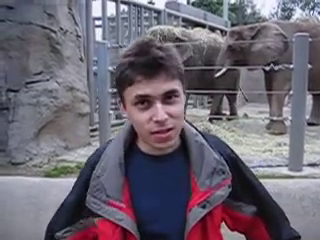
#> input picture frame 28 of input.mp4, 320 x 240 px
$ python rec.py
#> lines starting #> are read from the running program, lines starting #| are printed output that depends on the picture; after the words box and inside, x2 and y2 are one past the last pixel; in counts of white or black regions, pixels touching at a corner belong together
import cv2

# Load the video
cap = cv2.VideoCapture("input.mp4")

# Create the face classifier
face_classifier = cv2.CascadeClassifier('haarcascade_frontalface_default.xml')

# Get the video frames per second (fps) and frame size
fps = int(cap.get(cv2.CAP_PROP_FPS))
frame_size = (int(cap.get(cv2.CAP_PROP_FRAME_WIDTH)), int(cap.get(cv2.CAP_PROP_FRAME_HEIGHT)))

# Create the video writer
fourcc = cv2.VideoWriter_fourcc(*'mp4v')
out = cv2.VideoWriter('output.mp4', fourcc, fps, frame_size, isColor=True)

while True:
    # Read the frame
    ret, frame = cap.read()
#> frame is the input picture: shape (240, 320, 3); mean B, G, R 113.2, 101.3, 107.8
    if not ret:
        break
    # Convert the frame to grayscale
    gray = cv2.cvtColor(frame, cv2.COLOR_BGR2GRAY)
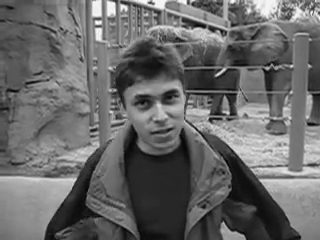
#> gray: shape (240, 320); min 1, max 255, mean 104.5

    # Detect faces in the frame
    faces = face_classifier.detectMultiScale(gray, scaleFactor=3, minNeighbors=3)
#> faces = [[122, 76, 72, 72]]

    # Draw rectangles around the faces
    for (x,y,w,h) in faces:
        cv2.rectangle(frame, (x,y), (x+w, y+h), (0,255,0), 2)
#> this loop made 1 pass
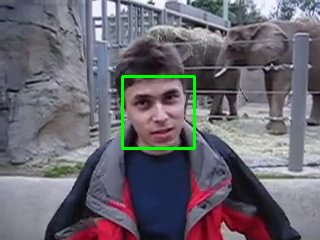
#> frame: shape (240, 320, 3); 1.12% of pixels changed, all inside (x1, y1, x2, y2) = (121, 75, 196, 150)

    # Show the frame
    cv2.imshow("Face Recognition", frame)
    out.write(frame)

    if cv2.waitKey(1) & 0xFF == ord('q'):
#> (key q is pressed here)
        break

cap.release()
out.release()
cv2.destroyAllWindows()

$ run again, starting later in the video
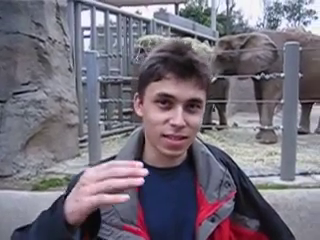
#> input picture frame 127 of input.mp4, 320 x 240 px
#> frame is the input picture: shape (240, 320, 3); mean B, G, R 122, 110.3, 116.2
#> `gray = cv2.cvtColor(frame, cv2.COLOR_BGR2GRAY)`:
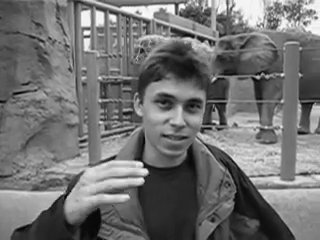
#> gray: shape (240, 320); min 0, max 255, mean 113.4
#> faces = [[142, 79, 72, 72]]
#> the loop `for (x,y,w,h) in faces:` made 1 pass
#> after the loop `for (x,y,w,h) in faces:`:
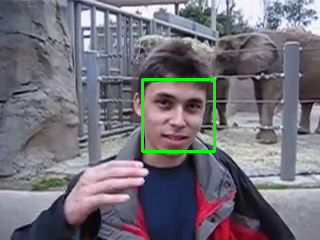
#> frame: shape (240, 320, 3); 1.12% of pixels changed, all inside (x1, y1, x2, y2) = (141, 78, 216, 153)

$ run again, starting later in the video
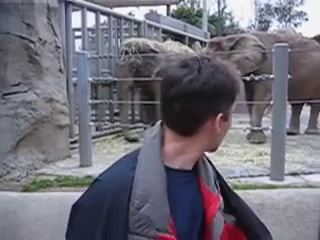
#> input picture frame 227 of input.mp4, 320 x 240 px
#> frame is the input picture: shape (240, 320, 3); mean B, G, R 121.3, 110.7, 112.6
#> `gray = cv2.cvtColor(frame, cv2.COLOR_BGR2GRAY)`:
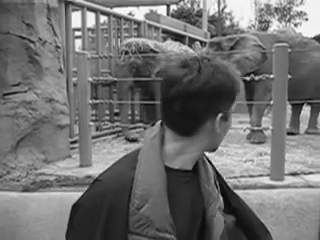
#> gray: shape (240, 320); min 0, max 255, mean 112.5
#> faces = ()
